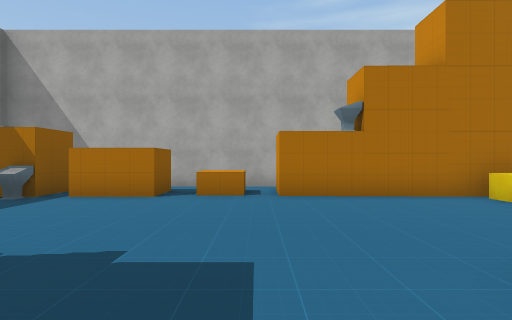
View 1 (above)

17 first-person views from a walk through a Unity game level. The camera is 1.5 m above the floor, looks level and sees 80° across. The floor is counted in squares, 2 m on a side. Each view is taken from the middle of a square. On the plan, view 1 faces up. The plan holds only what a view shows up to about 10 squares ahead; the rest is blank. The place goes on beyond the plan. The player character is not drawn. Some surface patterns are stand-ins.

View 2
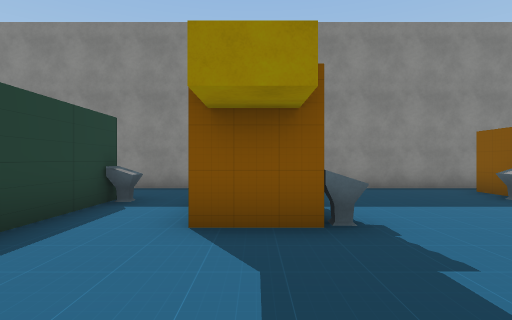

View 3
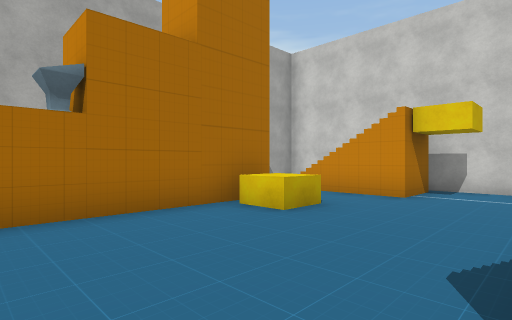

View 4
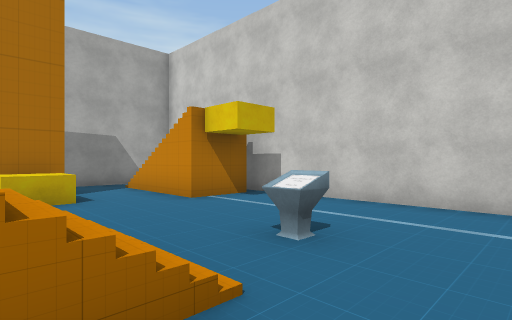

View 5
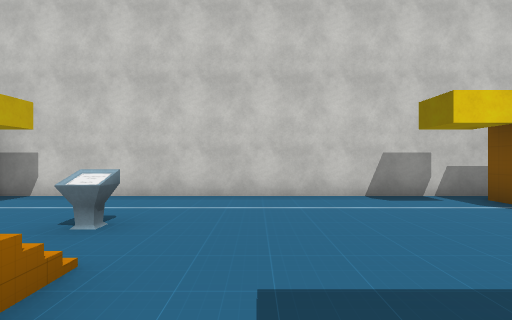

View 6
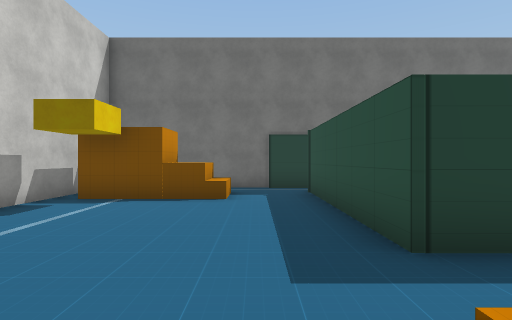

View 7
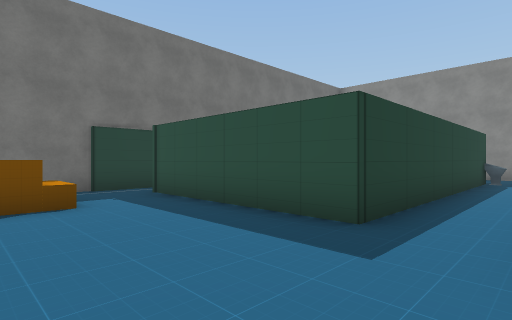

View 8
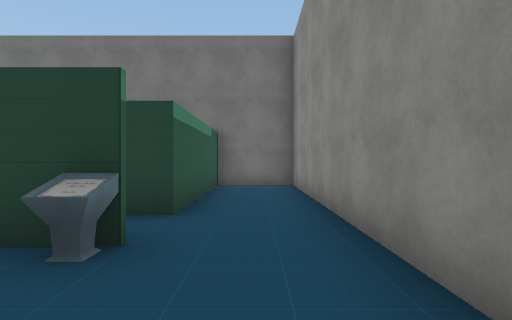

View 9
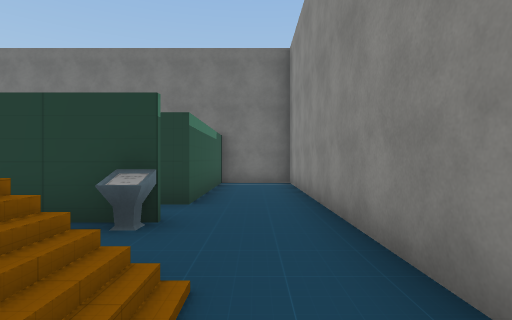

View 10
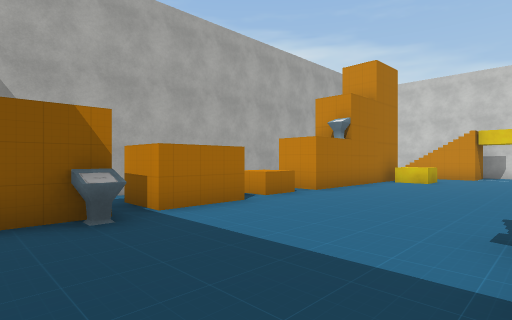

View 11
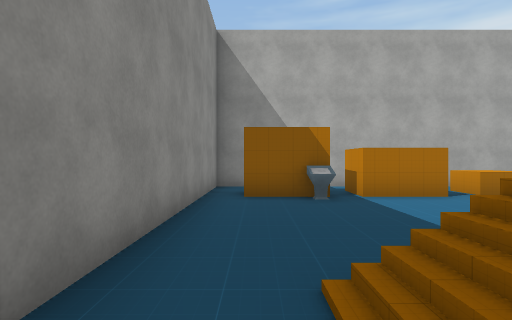

View 12
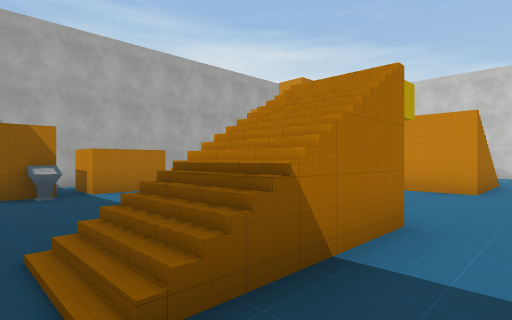

View 13
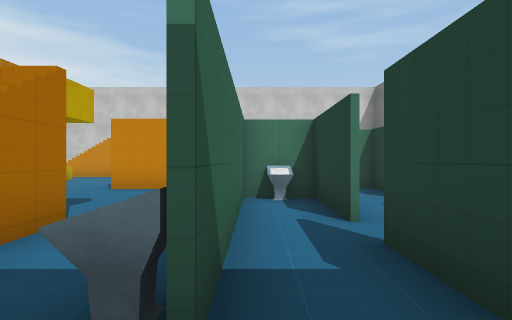

View 14
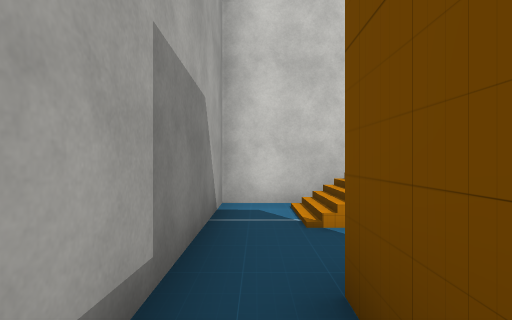

View 15
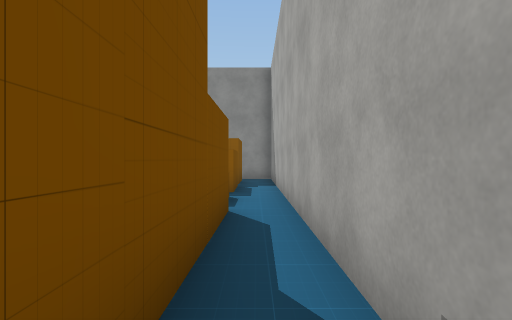

View 16
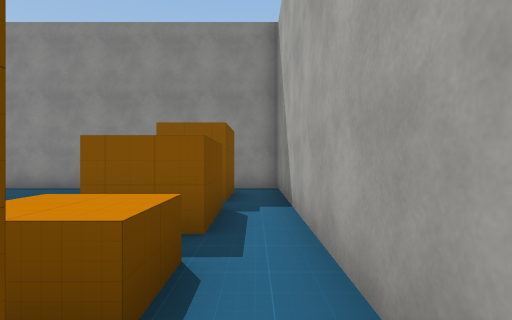

View 17
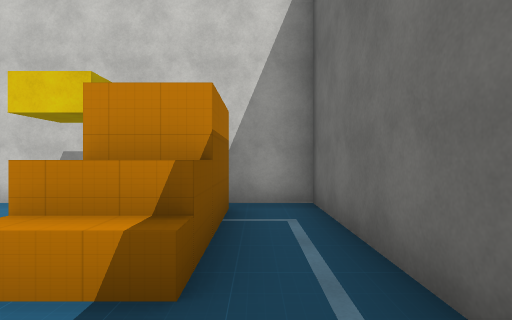

### Floor plan
Key: @ floor where view 1 was taken; # wall or solid block; . floor; / step, stairs or slope; = window, fence, low wall or low ledge; O other object.
Columns run from 7 left of view 1 to 10 right of it. Each row starts with its distance up from view 1.
  9 ##################
  8 #................#
  7 #OOOOOO.OOO##..//#
  6 #.O.........O.. ##
  5 #...........O.. ##
  4 #..............//#
  3 #................#
  2 #...O............#
  1 #.///....= //.O..#
  0 #......@.........#
 -1 #.OO.............#
 -2 #..####O####.....#
 -3 #.#######  #.....#
 -4 #.#        #.....#
 -5 #.#        #.....#
 -6 #.#       ##.OOO.#
 -7 #.#       #......#
 -8 ###       ########

Where each view was taken, in squares from view 1:
view 1: 0 up, 0 right, facing up
view 2: 1 up, 1 right, facing left
view 3: 2 up, 1 right, facing up-right
view 4: 1 down, 4 right, facing up-right
view 5: 1 down, 3 right, facing right
view 6: 1 up, 5 right, facing down
view 7: 0 up, 7 right, facing down-left
view 8: 1 up, 6 left, facing down
view 9: 2 up, 6 left, facing down
view 10: 2 up, 6 left, facing up-right
view 11: 0 up, 6 left, facing up
view 12: 1 down, 6 left, facing up-right
view 13: 2 down, 6 left, facing right
view 14: 8 up, 4 right, facing right
view 15: 8 up, 5 right, facing left
view 16: 8 up, 1 right, facing left
view 17: 7 down, 4 right, facing right
